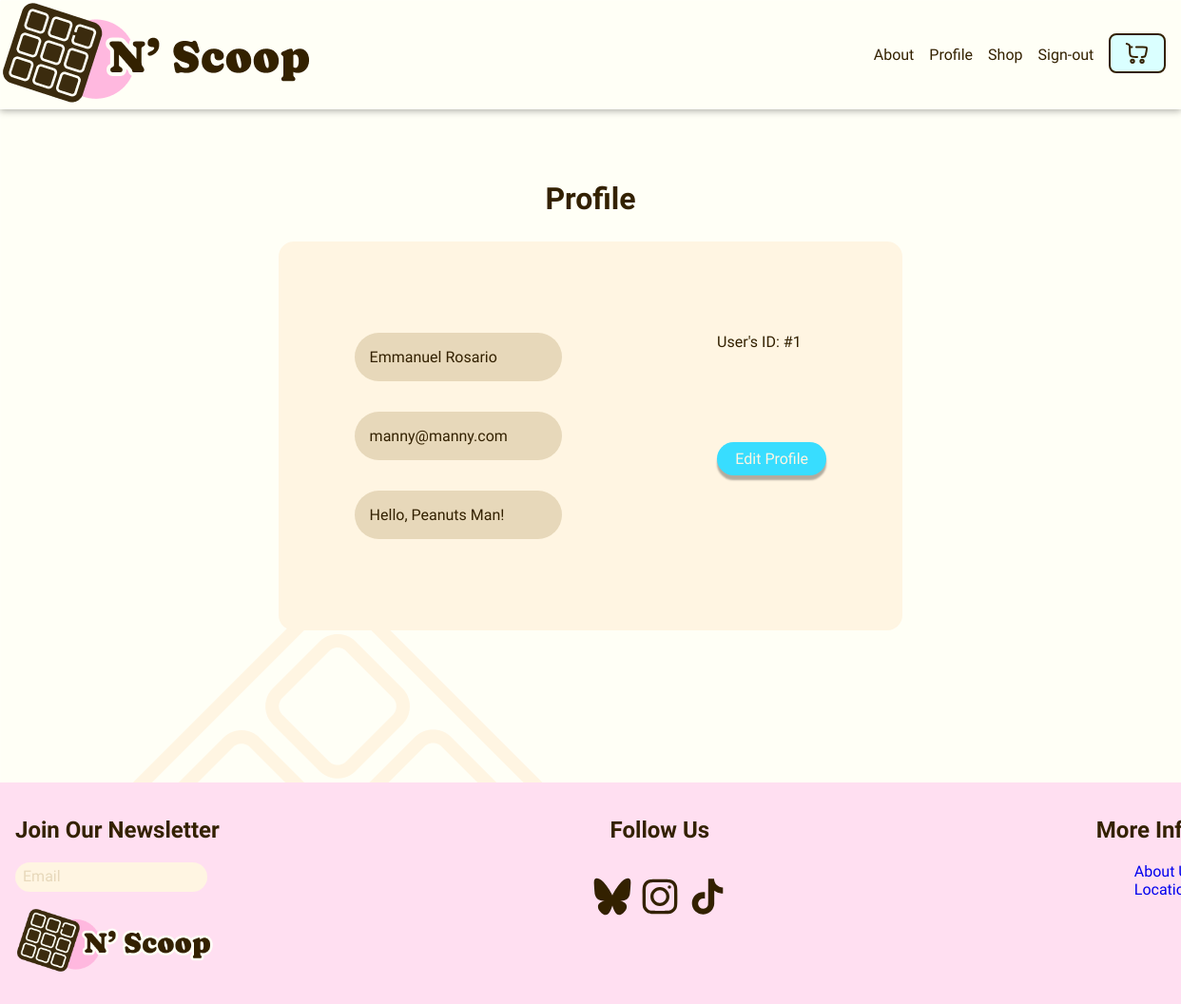
Page /profile (signed in) on the earlier database version.
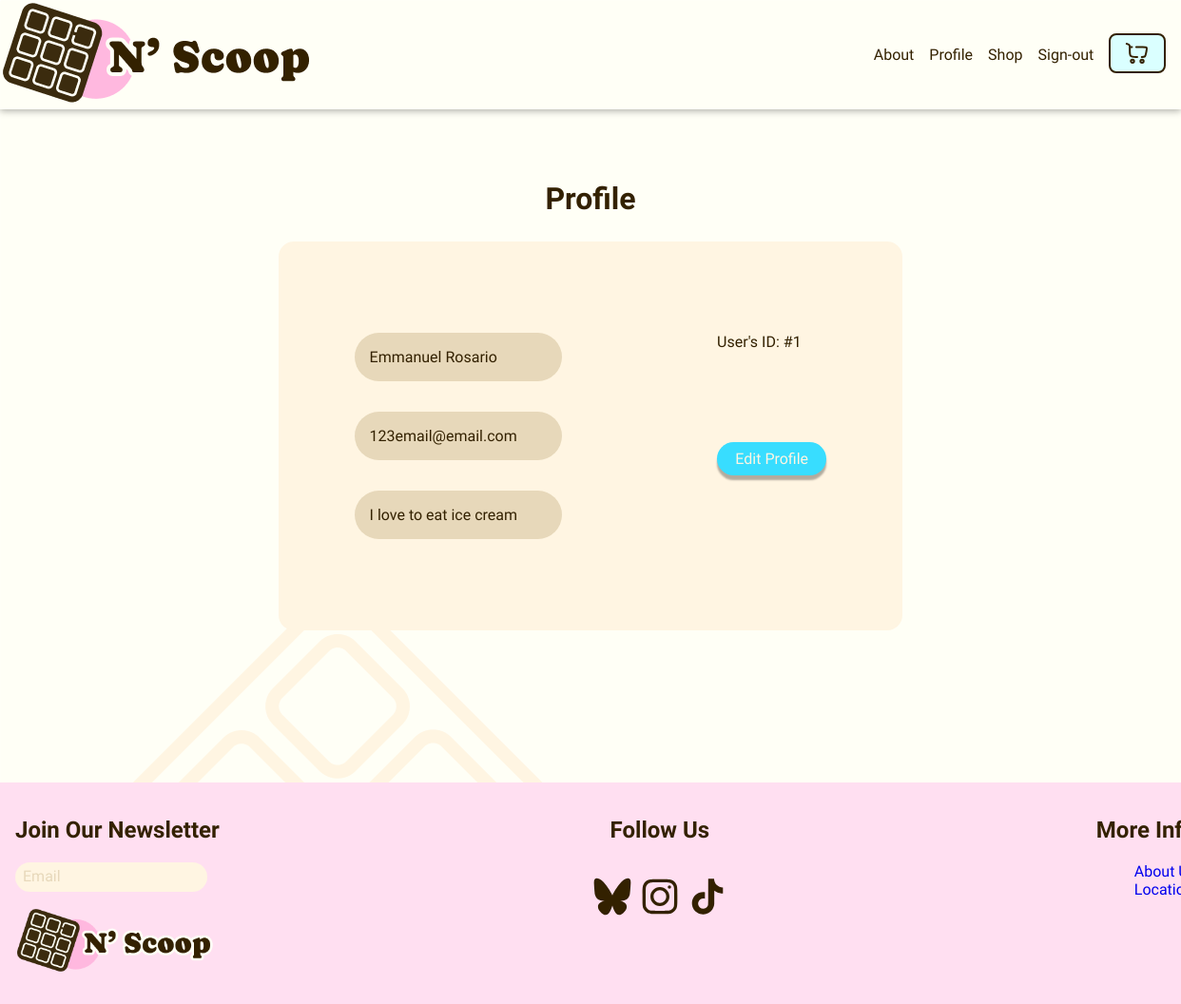
Same page on the later database version.
### tables this page shows
CREATE TABLE users (
    id INTEGER PRIMARY KEY AUTOINCREMENT,
    username TEXT NOT NULL UNIQUE,
    name TEXT, 
    password TEXT NOT NULL,
    email TEXT UNIQUE,
    description TEXT,
    cart_id INTEGER,
    created_at DATETIME DEFAULT CURRENT_TIMESTAMP,
    updated_at DATETIME DEFAULT CURRENT_TIMESTAMP,
    FOREIGN KEY (cart_id) REFERENCES cart(id)
);

### app.py (the view)
@app.route("/profile")
@login_required
def profile():
  user_id = session["user_id"]
  db = get_db()
  user = db.execute("SELECT name, email, description FROM users WHERE id = ?", (user_id,)).fetchone()
  print(user)
  return render_template("profile.html", user_id=user_id, name=user["name"], email=user["email"], description=user["description"] )

### app.py (called while the page is built)
@app.teardown_appcontext
def close_connection(exception):
  db = getattr(g, '_database', None)
  if db is not None:
    db.close()

### helpers.py (called while the page is built)
def login_required(f):
    @wraps(f)
    def decorator_function(*args, **kwargs):
        if session.get("user_id") is None:
            session.clear()
            return redirect("/login")
        return f(*args, **kwargs)
    return decorator_function

def get_db():
    if not hasattr(g, '_database'):
        g._database = g._database = sqlite3.connect(DATABASE)
        g._database.row_factory = sqlite3.Row
    return g._database

### templates/profile.html (shortened to what this page needs)
{% extends "layout.html" %}
{% block main%}
<section class="container">
  <h1>Profile</h1>
    <div class="profile-container">
      <div class="profile-form-t-container">
        {% if not name %}
        <p class="profile-fields profile-name">Name</p>
        {% else %}
        <p class="profile-fields profile-name">{{ name }}</p>
        {% endif %}
        {% if not email %}
        <p class="profile-fields profile-name" >Email</p>
        {% else %}
        <p class="profile-fields profile-name" >{{email}}</p>
        {% endif %}
        {% if not description %}
        <p class="profile-fields profile-name">About You </p>
        {% else %}
        <p class="profile-fields profile-name"> {{ description }}</p>
        {% endif %}
      </div>
      <div class="profile-form-b-container">
        {% if user_id %}
        <p>User's ID: #{{ user_id }}</p>
        {%else %}
        <p>Id: ###</p>
        {%endif%}
        <a class="btn-primary" href="/edit-profile">Edit Profile</a>
      </div>
    </div>
</section>
{% endblock %}

### templates/layout.html (shortened to what this page needs)
<!DOCTYPE html>
<html lang="en">
<head>
  <link rel="stylesheet" href="/static/style.css">
</head>
<body>
  <main>
  <nav >
    <div class="nav-container">
      <div class="nav-logo-container">
        <a href="/"><img class="logo-img"src="../static/images/Product_Photos/Waffle_N_Scoop_logo.png" alt="Logo"></a>
      </div>
      {% if session["user_id"] %}
      <ul class="nav-list">
        <li class="nav-item"><a class="nav-link"href="/about">About</a></li>
        <li class="nav-item"><a class="nav-link"href="/profile">Profile</a></li>
        <li class="nav-item"><a class="nav-link"href="/shop">Shop</a></li>
        <li class="nav-item"><a class="nav-link"href="/logout">Sign-out</a></li>
        <li class="nav-item">
          <a class="nav-link cart-icon" href="/cart">
            <img class="svg-icon" src="/static/images/svg/cart-large-minimalistic-Brown.svg" alt="">
          </a>
      </li>
      </ul>
      {%endif%}
    </div>
  </nav>
    {% block main %}{% endblock %}
    <footer>
      <section class="newsletter-container">
        <h2>Join Our Newsletter</h2>
        <input class="input-fields" type="text" placeholder="Email">
        <img style="width: auto; height: 70px; margin: 1rem auto" src="/static/images/Product_Photos/Waffle_N_Scoop_logo.png" alt="">
      </section>
      <section class="socials-container">
        <h2>Follow Us</h2>
        <ul class="logos-container">
          <li ><img class="social-logo" src="/static/images/svg/Bluesky-Brown.svg" alt=""></li>
          <li ><img class="social-logo" src="/static/images/svg/instagram-svgrepo-com (2).svg" alt=""></li>
          <li ><img class="social-logo" src="/static/images/svg/tiktok-svgrepo-com.svg" alt=""></li>
        </ul>
      </section>
      <section>
        <h2> More Info</h2>
        <ul>
          <li><a href="/about">About Us</a></li>
          <li><a href="/about#product-section">Location</a></li>
        </ul>
      </section>
    </footer>
  </main>
</body>
</html>

### static/style.css (style rules this page uses)
body { font-family: "Caprasimo", serif; font-weight: 300; overscroll-behavior: none; background-image: url("../static/images/Product_Photos/BG-General.png"); }
main,html, body { margin: 0; min-width: 100vw; height: auto; }
ul { list-style-type: none; }
a { text-decoration: none; }
main { height: 100vh; }
nav { box-shadow: 0px 2px 7px 0 rgba(0, 0, 0, .3); width: 100%; }
.nav-container ul { display: flex; gap: 1rem; align-items: center; margin: 1rem; font-size: 1rem; }
.nav-container { display: flex; flex-flow: wrap row; justify-content: space-between; width: 100vw; }
.nav-link { color:#332100; cursor: pointer; }
footer { display: flex; justify-content: space-between; width: 100%; background: #FFDFF1; padding: 1rem; color: #332100; margin: auto; }
.social-logo { height: 40px; width: 40px; cursor: pointer; }
.socials-container { display: flex; flex-direction: column; align-items: center; }
.logos-container { display: flex; gap:10px; padding: 0 0 0 0; }
.newsletter-container { display: flex; flex-direction: column; justify-content: center; }
.newsletter-container input { padding: .5rem; }
*::before, *:after { box-sizing: border-box; }
.container { display: flex; flex-direction: column; align-items: center; margin: 3rem 0 10rem 0; color: #332100; }
.container h1 { font-size: 2rem; }
.input-fields { border: none; padding: 1rem; border-radius: 2rem; background-color: #FFF5E2; font-family: Arial, Helvetica, sans-serif; width: 15vw; }
.input-fields::placeholder { font-family: "Caprasimo", serif; font-size: 1rem; color:#E7D8BA; }
.profile-form-t-container { display:flex; flex-direction: column; justify-content: space-between; align-content: space-between; }
.profile-form-b-container { display: flex; flex-direction: column; gap: 5em; }
.profile-container { display: flex; flex-direction: row; justify-content: space-between; background-color: #FFF5E2; padding: 5rem; width: 40vw; border-radius: 1rem; }
.profile-fields { border: none; padding: 1rem; margin: 1rem 0 ; border-radius: 2rem; background-color: #E7D8BA; font-family: "Caprasimo", serif; width: 15vw; }
.btn-primary { background-color: #38DDFF; color:#FFF5E2; padding: .5rem; border: none; border-radius: 4rem; width: 8vw; text-align: center; cursor: pointer; font-family: "Caprasimo", serif; box-shadow: 0px 5px 2px 0 rgba(0, 0, 0, .3); }
.svg-icon { height: 4vh; width: 4vw; background: #DAFFFF; border-radius: .5rem; padding: 3px; border: solid .15rem #332100; cursor: pointer; }

Differences in the rows shown:
changed users "Emmanuel Rosario": email "manny@manny.com" → "123email@email.com"; description "Hello, Peanuts Man!" → "I love to eat ice cream"
